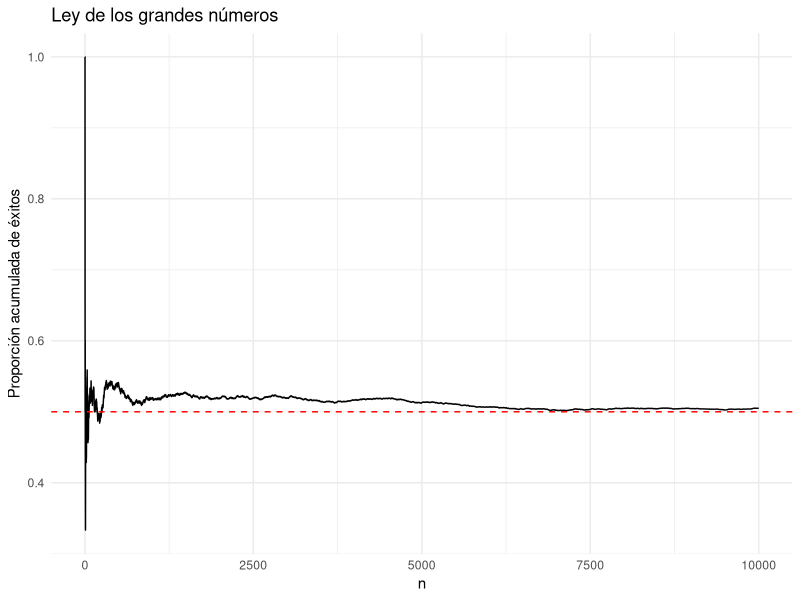
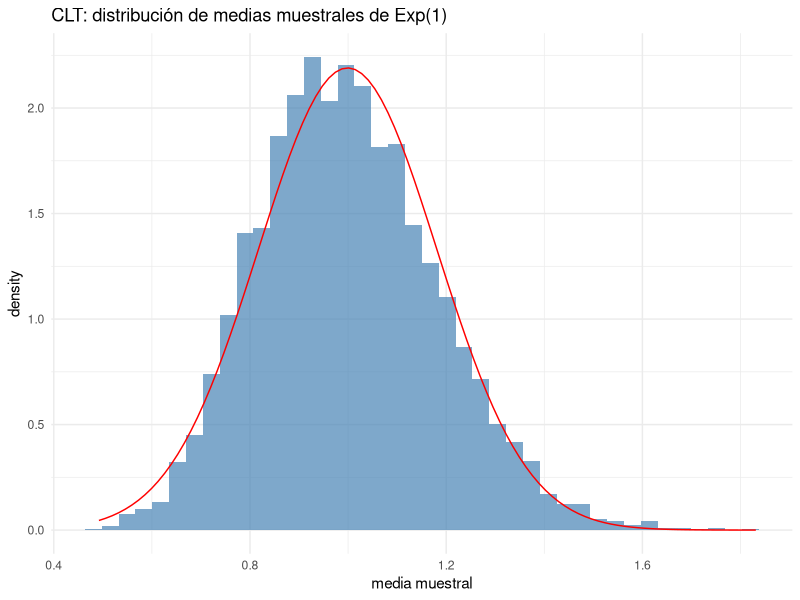
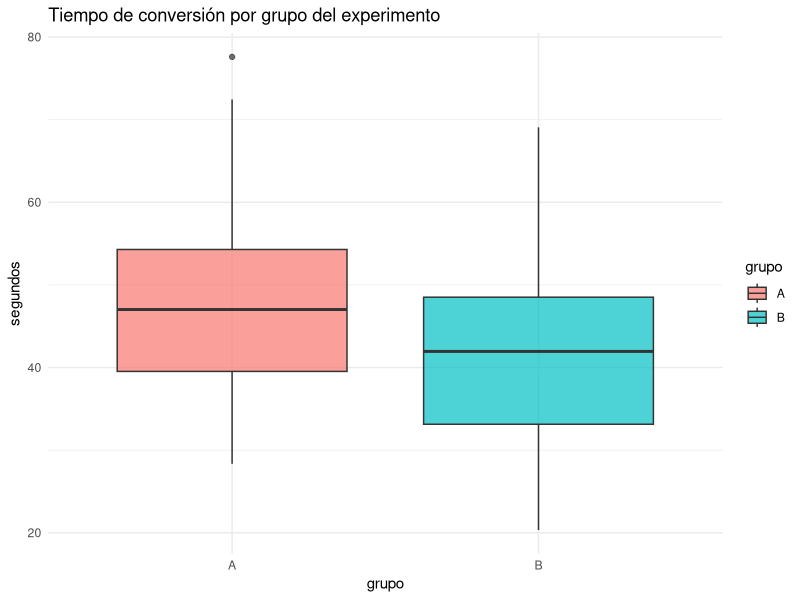

Recreate these plots in R, in order.
## ---- chunk 1
library(tidyverse)
library(skimr)      # resúmenes descriptivos rápidos de un data frame completo

# Función del capítulo anterior, la reutilizamos aquí:
error_estandar <- function(x, na.rm = TRUE) {
  n <- if (na.rm) sum(!is.na(x)) else length(x)
  sd(x, na.rm = na.rm) / sqrt(n)
}
## ---- chunk 2
dnorm(0, mean = 0, sd = 1)          # altura de la densidad normal en 0
pnorm(1.96)                          # P(Z <= 1.96) ≈ 0.975
qnorm(0.975)                         # cuantil 97.5% ≈ 1.96
rnorm(5, mean = 100, sd = 15)        # 5 valores aleatorios N(100, 15^2)

# Mismo patrón para binomial, Poisson, etc.
dbinom(3, size = 10, prob = 0.5)     # P(X = 3) con X ~ Binomial(10, 0.5)
ppois(5, lambda = 3)                 # P(X <= 5) con X ~ Poisson(3)
## ---- chunk 3
set.seed(2026)
rnorm(3)
set.seed(2026)
rnorm(3)             # idéntico al anterior
## ---- chunk 4
set.seed(1)
lanzamientos <- sample(c(0, 1), size = 10000, replace = TRUE, prob = c(0.5, 0.5))
medias_acumuladas <- cumsum(lanzamientos) / seq_along(lanzamientos)

tibble(n = seq_along(medias_acumuladas), media = medias_acumuladas) %>%
  ggplot(aes(n, media)) +
  geom_line() +
  geom_hline(yintercept = 0.5, color = "red", linetype = "dashed") +
  labs(title = "Ley de los grandes números", x = "n", y = "Proporción acumulada de éxitos") +
  theme_minimal()
## ---- chunk 5
set.seed(1)
n_muestra <- 30
n_repeticiones <- 5000

medias <- replicate(n_repeticiones, mean(rexp(n_muestra, rate = 1)))

tibble(medias) %>%
  ggplot(aes(medias)) +
  geom_histogram(aes(y = after_stat(density)), bins = 40, fill = "steelblue", alpha = 0.7) +
  stat_function(fun = dnorm, args = list(mean = mean(medias), sd = sd(medias)), color = "red") +
  labs(title = "CLT: distribución de medias muestrales de Exp(1)", x = "media muestral") +
  theme_minimal()
## ---- chunk 6
set.seed(42)
n <- 200

datos_ficticios <- tibble(
  id        = sprintf("ID%03d", 1:n),                                    # identificador secuencial
  fecha     = sample(seq(as.Date("2024-01-01"), as.Date("2024-12-31"),
                          by = "day"), n, replace = TRUE),                # fechas aleatorias en un rango
  categoria = sample(c("A", "B", "C"), n, replace = TRUE,
                      prob = c(0.5, 0.3, 0.2)),                          # categorías con probabilidades distintas
  cliente   = sample(c("Ana", "Luis", "Marta", "Iván", "Sofía"), n,
                      replace = TRUE),                                   # nombres ficticios (con repetición)
  monto     = round(rgamma(n, shape = 2, rate = 0.1), 2)                 # numérica asimétrica (p.ej. montos de compra)
)

datos_ficticios
table(datos_ficticios$categoria)          # verifica que las proporciones cuadran aprox.
## ---- chunk 7
x <- mtcars$mpg

summary(x)                            # resumen de 6 números: min, Q1, mediana, media, Q3, max
quantile(x)                           # cuartiles (0%, 25%, 50%, 75%, 100%)
quantile(x, probs = c(0.1, 0.9))      # cuantiles arbitrarios
IQR(x)                                # rango intercuartílico: Q3 - Q1 (dispersión robusta)
## ---- chunk 8
cor(mtcars$mpg, mtcars$hp)     # correlación de Pearson, entre -1 y 1
cov(mtcars$mpg, mtcars$hp)     # covarianza (misma idea, sin normalizar a [-1, 1])

# cor() sobre varias columnas a la vez da la matriz de correlaciones
cor(mtcars[, c("mpg", "hp", "wt")])
## ---- chunk 9
skim(mtcars[, c("mpg", "hp", "wt")])
## ---- chunk 10
set.seed(2026)
muestra <- rnorm(30, mean = 100, sd = 15)

prueba <- t.test(muestra, mu = 95)   # H0: la media poblacional es 95
prueba
prueba$p.value          # valor p
prueba$conf.int         # intervalo de confianza (95% por default)
## ---- chunk 11
grupo1 <- rnorm(20, mean = 50, sd = 5)
grupo2 <- rnorm(20, mean = 53, sd = 5)

t.test(grupo1, grupo2, var.equal = TRUE)    # asumiendo varianzas iguales
t.test(grupo1, grupo2, var.equal = FALSE)   # prueba de Welch (varianzas distintas; es el default)
## ---- chunk 12
set.seed(7)
n_por_grupo <- 40

# Simulamos un experimento: el grupo B (una versión nueva de una página web)
# tiene un tiempo de conversión ligeramente menor (mejor) que el grupo A.
tiempo_A <- rnorm(n_por_grupo, mean = 45, sd = 12)   # segundos, versión actual
tiempo_B <- rnorm(n_por_grupo, mean = 40, sd = 12)   # segundos, versión nueva

experimento <- tibble(
  grupo = rep(c("A", "B"), each = n_por_grupo),
  tiempo = c(tiempo_A, tiempo_B)
)

# Resumen descriptivo por grupo
experimento %>%
  group_by(grupo) %>%
  summarize(n = n(), media = mean(tiempo), mediana = median(tiempo),
            sd = sd(tiempo), IQR = IQR(tiempo))
## ---- chunk 13
ggplot(experimento, aes(x = grupo, y = tiempo, fill = grupo)) +
  geom_boxplot(alpha = 0.7) +
  labs(title = "Tiempo de conversión por grupo del experimento", y = "segundos") +
  theme_minimal()
## ---- chunk 14
t.test(tiempo ~ grupo, data = experimento)
